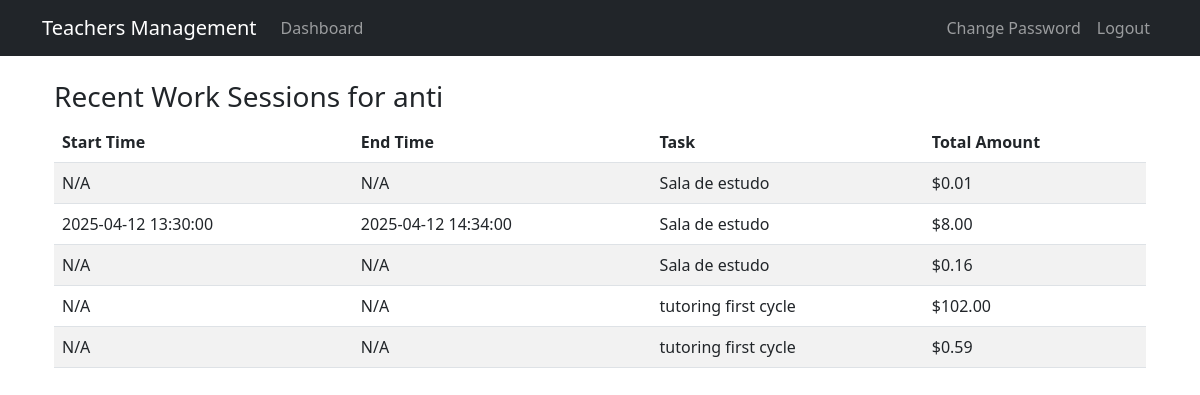
Before: /dashboard/dashboard/recent-work-sessions/1/ (signed in) with the older database file.
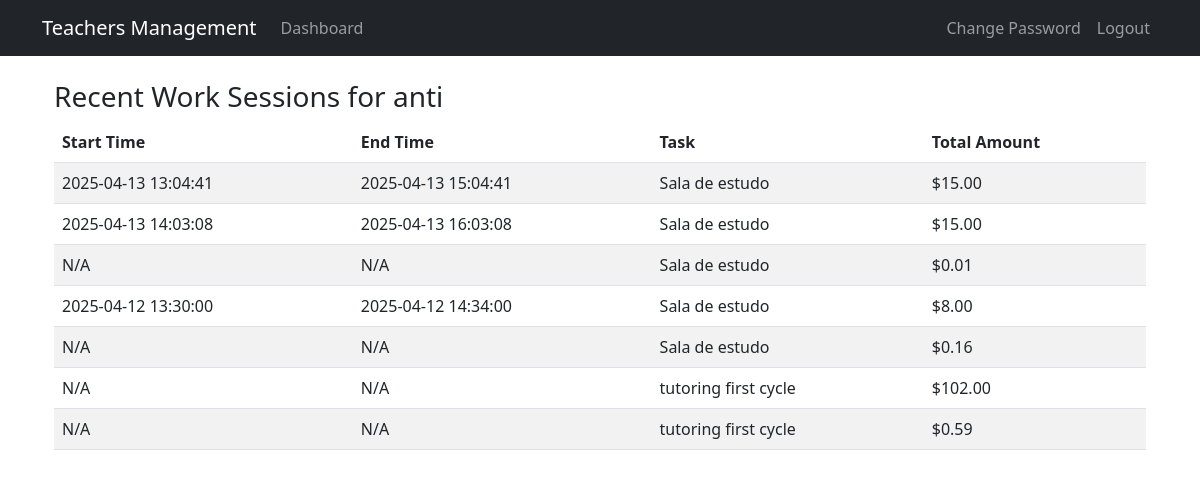
After: the same page with the newer database file.
### teachers_app/models.py (models this page shows, shortened)
class Teacher(models.Model):
    user = models.OneToOneField(CustomUser, on_delete=models.CASCADE)
    subjects = models.CharField(max_length=200, blank=True, help_text="Optional: List of subjects taught")
    def __str__(self):
        return f"{self.user.username} - {self.subjects}" if self.subjects else self.user.username

class CustomUser(AbstractUser):
    is_teacher = models.BooleanField(default=False)
    is_inspector = models.BooleanField(default=False)
    is_superuser = models.BooleanField(default=False)

class WorkSession(models.Model):
    ENTRY_TYPE_CHOICES = [
        ('manual', 'Manual Hours Input'),
        ('clock', 'Clock In/Out'),
        ('time_range', 'Time Range'),
    ]
    teacher = models.ForeignKey(Teacher, on_delete=models.CASCADE)
    task = models.ForeignKey(Task, on_delete=models.CASCADE)
    entry_type = models.CharField(max_length=10, choices=ENTRY_TYPE_CHOICES)
    manual_hours = models.DecimalField(max_digits=5, decimal_places=2, null=True, blank=True)
    clock_in = models.DateTimeField(null=True, blank=True)
    clock_out = models.DateTimeField(null=True, blank=True)
    start_time = models.DateTimeField(null=True, blank=True)
    end_time = models.DateTimeField(null=True, blank=True)
    created_at = models.DateTimeField(auto_now_add=True)
    total_amount = models.DecimalField(max_digits=10, decimal_places=2, null=True, blank=True)
    def __str__(self):
        if self.entry_type == 'manual':
            return f"{self.teacher} - {self.task} - {self.manual_hours} hours"
        elif self.entry_type == 'time_range':
            return f"{self.teacher} - {self.task} - {self.start_time} to {self.end_time}"
        return f"{self.teacher} - {self.task} - {self.clock_in} to {self.clock_out}"

class Task(models.Model):
    name = models.CharField(max_length=100)
    hourly_rate = models.DecimalField(max_digits=10, decimal_places=2)
    description = models.TextField(blank=True)
    created_at = models.DateTimeField(auto_now_add=True)
    updated_at = models.DateTimeField(auto_now=True)
    def __str__(self):
        return f"{self.name} (${self.hourly_rate}/hour)"

### teachers_app/views.py (the view)
# urls.py: path('dashboard/recent-work-sessions/<int:teacher_id>/', views.recent_work_sessions, name='recent_work_sessions'),
@login_required
@user_passes_test(lambda u: u.is_superuser or u.is_teacher)  # Allow both roles to access
def recent_work_sessions(request, teacher_id=None):
    if not request.user.is_superuser:
        teacher = get_object_or_404(Teacher, user=request.user)
    else:
        teacher = get_object_or_404(Teacher, id=teacher_id)
    work_sessions = WorkSession.objects.filter(teacher=teacher).order_by('-created_at')[:10]
    print(f"Teacher: {teacher}")
    print(f"Work Sessions: {work_sessions}")
    context = {
        'teacher': teacher,
        'work_sessions': work_sessions,
    }
    return render(request, 'recent_work_sessions.html', context)

### templates/recent_work_sessions.html (shortened to what this page needs)
{% extends 'base.html' %}
{% block content %}
<div class="container">
    <h3>Recent Work Sessions for {{ teacher.user.username }}</h3>
    {% if work_sessions %}
    <table class="table table-striped">
        <thead>
        <tr>
            <th>Start Time</th>
            <th>End Time</th>
            <th>Task</th>
            <th>Total Amount</th>
        </tr>
        </thead>
        <tbody>
        {% for session in work_sessions %}
        <tr>
            <td>
                {% if session.start_time %}
                {{ session.start_time|date:"Y-m-d H:i:s" }}
                {% else %}
                N/A
                {% endif %}
            </td>
            <td>
                {% if session.end_time %}
                {{ session.end_time|date:"Y-m-d H:i:s" }}
                {% else %}
                N/A
                {% endif %}
            </td>
            <td>{{ session.task.name }}</td>
            <td>${{ session.total_amount }}</td>
        </tr>
        {% endfor %}
        </tbody>
    </table>
    {% else %}
    <p>No recent work sessions found.</p>
    {% endif %}
</div>
{% endblock %}

### templates/base.html (shortened to what this page needs)
<!DOCTYPE html>
<html lang="en">
<head>
    <link href="https://cdn.jsdelivr.net/npm/bootstrap@5.3.0/dist/css/bootstrap.min.css" rel="stylesheet">
</head>
<body>
    <nav class="navbar navbar-expand-lg navbar-dark bg-dark">
        <div class="container">
            <a class="navbar-brand" href="/">Teachers Management</a>
            <div class="collapse navbar-collapse" id="navbarNav">
                <ul class="navbar-nav me-auto">
                    {% if user.is_authenticated %}
                        <li class="nav-item">
                            <a class="nav-link" href="{% url 'dashboard' %}">Dashboard</a>
                        </li>
                    {% endif %}
                </ul>
                <ul class="navbar-nav">
                    {% if user.is_authenticated %}
                        <li class="nav-item">
                            <a class="nav-link" href="{% url 'change_password' %}">Change Password</a>
                        </li>
                        <li class="nav-item">
                            <form method="post" action="{% url 'logout' %}" class="d-inline">
                                <button type="submit" class="btn nav-link border-0 bg-transparent">Logout</button>
                            </form>
                        </li>
                    {% else %}
                        <li class="nav-item">
                            <a class="nav-link" href="{% url 'login' %}">Login</a>
                        </li>
                    {% endif %}
                </ul>
            </div>
        </div>
    </nav>
    <div class="container mt-4">
        {% block content %}
        {% endblock %}
    </div>
</body>
</html>

Changed rows visible on the page:
added WorkSession: start_time "2025-04-13 13:04:41", end_time "2025-04-13 15:04:41", task.name "Sala de estudo", total_amount "15.00"
added WorkSession: start_time "2025-04-13 14:03:08", end_time "2025-04-13 16:03:08", task.name "Sala de estudo", total_amount "15.00"
